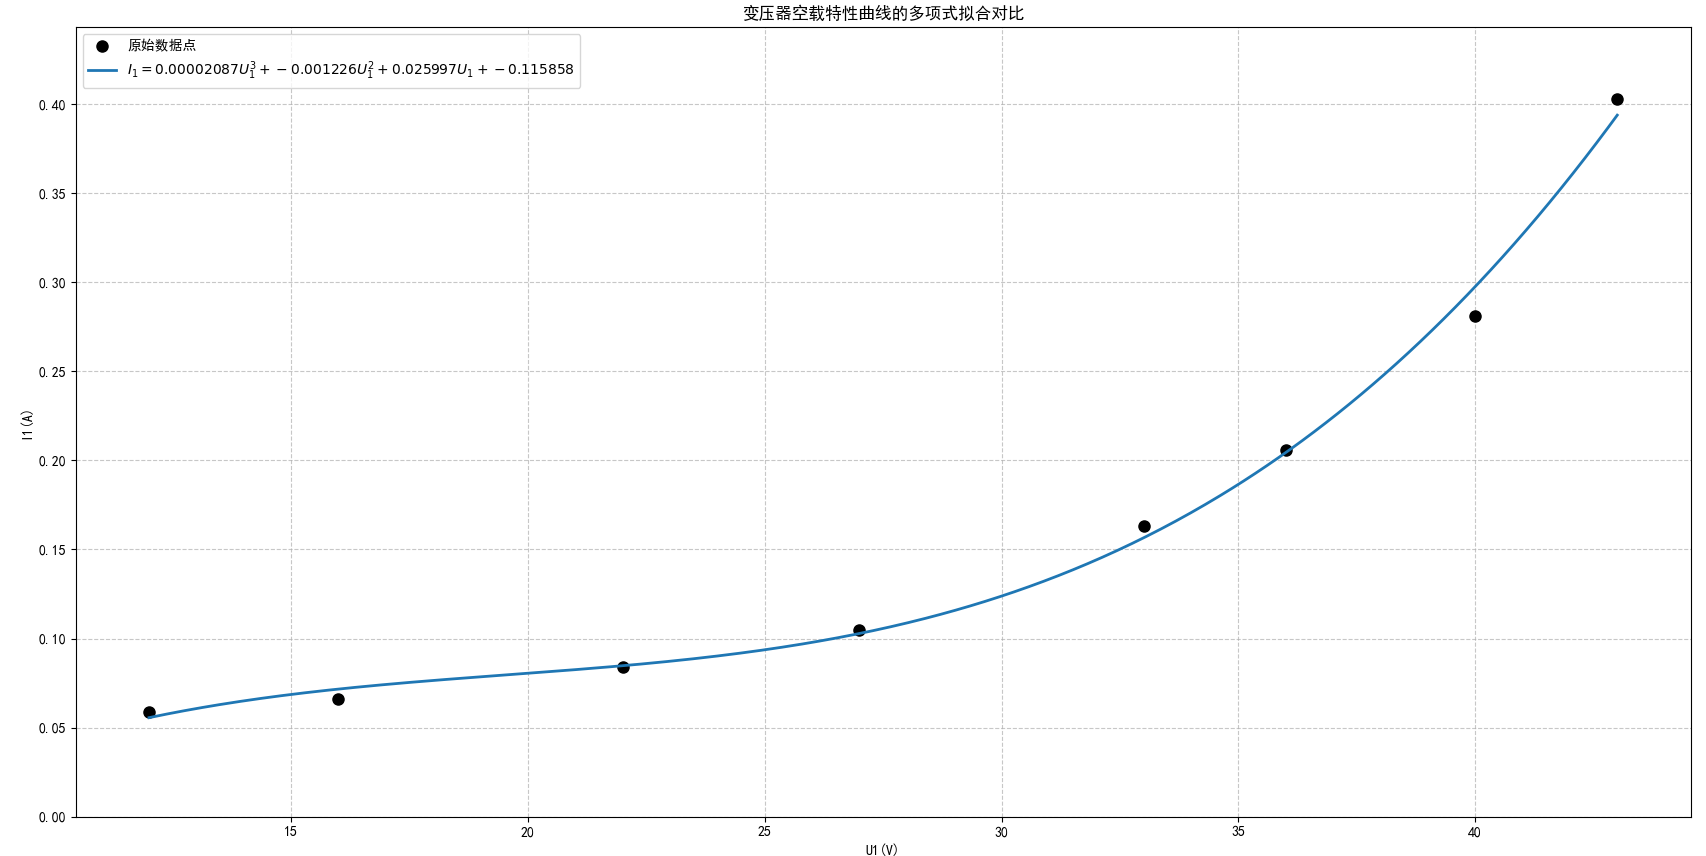

Here is the Python script that generated this plot:
import matplotlib.pyplot as plt
import numpy as np
from scipy.optimize import curve_fit

# 解决中文显示问题
plt.rcParams["font.sans-serif"] = ["SimHei"]
plt.rcParams["axes.unicode_minus"] = False

# 数据定义
U1 = np.array([43, 40, 36, 33, 27, 22, 16, 12])
I1 = np.array([0.403, 0.281, 0.206, 0.163, 0.105, 0.084, 0.066, 0.059])


# 定义不同阶数的多项式拟合函数
def cubic_func(x, a, b, c, d):
    return a * x**3 + b * x**2 + c * x + d


# 执行拟合
popt_cubic, _ = curve_fit(cubic_func, U1, I1)

# 生成平滑曲线数据（增加到500个点进一步提升平滑度）
x_fit = np.linspace(U1.min(), U1.max(), 500)
y_cubic = cubic_func(x_fit, *popt_cubic)

# 创建画布
plt.figure(figsize=(16, 12))

# 绘制原始数据点
plt.plot(U1, I1, "o", color="black", label="原始数据点", markersize=8)

# 绘制不同阶数的拟合曲线
plt.plot(
    x_fit,
    y_cubic,
    "-",
    linewidth=2,
    label=f"$I_1 = {popt_cubic[0]:.8f}U_1^3 + {popt_cubic[1]:.6f}U_1^2 + {popt_cubic[2]:.6f}U_1 + {popt_cubic[3]:.6f}$",
)


# 图表设置
plt.title("变压器空载特性曲线的多项式拟合对比")
plt.xlabel("U1(V)")
plt.ylabel("I1(A)")
plt.legend(loc="upper left", fontsize=10)
plt.grid(linestyle="--", alpha=0.7)
plt.ylim(0, I1.max() * 1.1)  # 设置y轴下限为0，更好展示电流特性

# 显示图形
plt.tight_layout()
plt.show()
